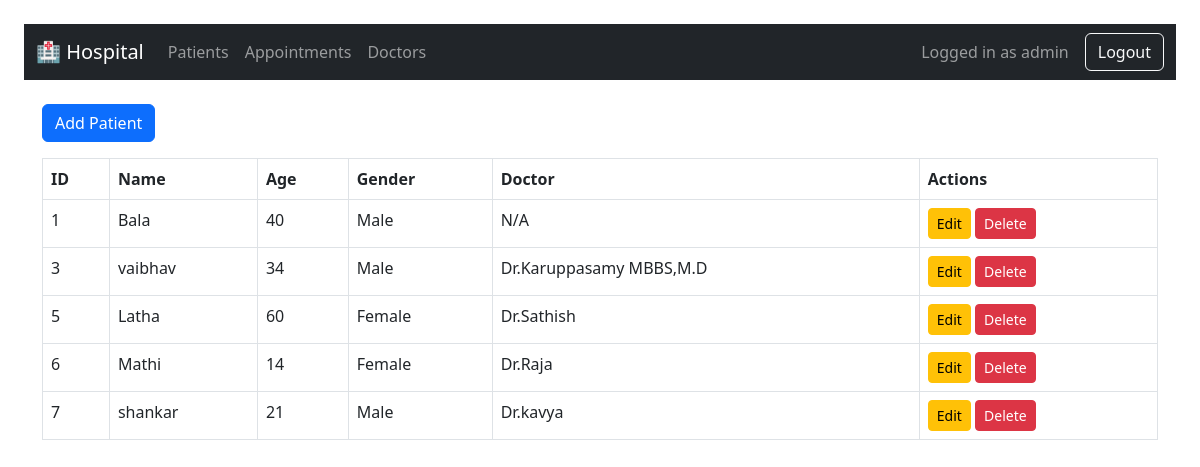
Screenshot of /patients (signed in) with the database file from the repository.
### models.py (models this page shows)
class Patient(db.Model):
    id = db.Column(db.Integer, primary_key=True)
    name = db.Column(db.String(100))
    age = db.Column(db.Integer)
    gender = db.Column(db.String(10))
    doctor_id = db.Column(db.Integer, db.ForeignKey('doctor.id'))
    doctor = db.relationship('Doctor', backref='patients')

class Doctor(db.Model):
    id = db.Column(db.Integer, primary_key=True)
    name = db.Column(db.String(100))
    specialization = db.Column(db.String(100))

### app.py (the view)
@app.route('/patients')
def patients():
    all_patients = Patient.query.all()
    return render_template('patients.html', patients=all_patients)

### templates/patients.html
{% extends 'base.html' %}
{% block content %}
<a href="/add_patient" class="btn btn-primary mb-3">Add Patient</a>
<table class="table table-bordered">
    <tr>
        <th>ID</th><th>Name</th><th>Age</th><th>Gender</th><th>Doctor</th><th>Actions</th>
    </tr>
    {% for p in patients %}
    <tr>
        <td>{{ p.id }}</td>
        <td>{{ p.name }}</td>
        <td>{{ p.age }}</td>
        <td>{{ p.gender }}</td>
        <td>{{ p.doctor.name if p.doctor else "N/A" }}</td>
        <td>
            <a href="/edit_patient/{{ p.id }}" class="btn btn-sm btn-warning">Edit</a>
            <a href="/delete_patient/{{ p.id }}" class="btn btn-sm btn-danger">Delete</a>
        </td>
    </tr>
    {% endfor %}
</table>
{% endblock %}

### rows the page displays
Patient: id "1", name "Bala", age "40", gender "Male", doctor "N/A"
Patient: id "3", name "vaibhav", age "34", gender "Male", doctor "Dr.Karuppasamy MBBS,M.D"
Patient: id "5", name "Latha", age "60", gender "Female", doctor "Dr.Sathish"
Patient: id "6", name "Mathi", age "14", gender "Female", doctor "Dr.Raja"
Patient: id "7", name "shankar", age "21", gender "Male", doctor "Dr.kavya"

### other values shown
{{ session['user'] }} "admin"
